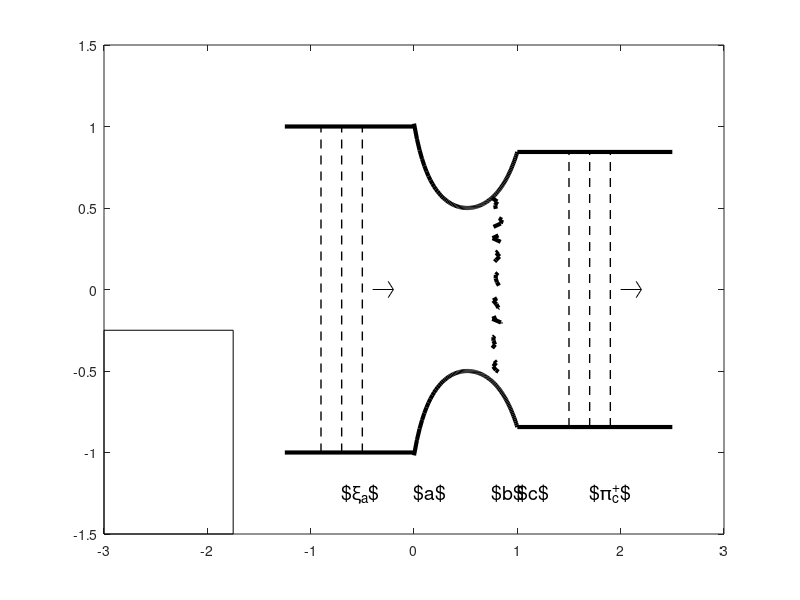

Reproduce this figure in MATLAB. (Note: this script raises an error after producing the figure.)
function[] = makeCartoon()
	close all;

	addpath('../data');

	h = figure();
	set(h, 'position', [0 0 600, 300]);
%	Generate the nozzle profile
	M_a = 0.3;
	M_b = 2.0;
	N = 101;
	delta = 0.2;
	eps = 0.1;
	gamma = 1.4;
	gm1 = gamma - 1;
	gp1 = gamma + 1;
	gm1o2 = gm1/2;
	gp1o2 = gp1/2;
	xihat = linspace(gp1o2*M_a^2/(1+gm1o2*M_a^2), gp1o2*M_b^2/(1+gm1o2*M_b^2), N);
	M = sqrt(2/gp1*xihat./(1-gm1/gp1.*xihat));
	A = (gp1o2).^(-gp1o2/gm1)*(1+gm1o2.*M.*M).^(gp1o2/gm1)./M;
	xi = sqrt(xihat);
	xi = xi - min(xi');
	xi = xi./max(xi);

%	Plot the nozzle
	plot(xi, A/2, 'k-', 'LineWidth', 3);
	hold on;
	plot(xi, -A/2, 'k-', 'LineWidth', 3);	
%	And some upstream piping
	plot([-1.25,0], [1, 1], 'k-', 'LineWidth', 3);
	plot([-1.25,0], -[1, 1], 'k-', 'LineWidth', 3);
%	And some downstream piping
	plot([xi(end), xi(end)+1.5], [A(end)/2, A(end)/2], 'k-', 'LineWidth', 3);
	plot([xi(end), xi(end)+1.5], -[A(end)/2, A(end)/2], 'k-', 'LineWidth', 3);

%	Add a shock in the downstream portion of the nozzle
	Ny = 51;
	x = xi(64)*ones(Ny,1);
	x(2:Ny-1) = x(2:Ny-1) + eps*rand(Ny-2,1);
	y = linspace(A(64)/2, -A(64)/2, Ny)';
	plot(x, y, 'k--', 'LineWidth', 3);
	
%	Plot some waves entering
	plot([-.5-0*delta, -.5-0*delta], [-1, 1], 'k--', 'LineWidth', 1);
	plot([-.5-1*delta, -.5-1*delta], [-1, 1], 'k--', 'LineWidth', 1);
	plot([-.5-2*delta, -.5-2*delta], [-1, 1], 'k--', 'LineWidth', 1);

%	Plot some waves coming out
	plot([1.5+0*delta, 1.5+0*delta], A(N)/2*[-1, 1], 'k--', 'LineWidth', 1);
	plot([1.5+1*delta, 1.5+1*delta], A(N)/2*[-1, 1], 'k--', 'LineWidth', 1);
	plot([1.5+2*delta, 1.5+2*delta], A(N)/2*[-1, 1], 'k--', 'LineWidth', 1);

%	Plot arrows indicating wave direction
	plot([-.4, -.2], [0, 0], 'k-');
	plot([-.2, -.25], [0, 0.05], 'k-');
	plot([-.2, -.25], [0, -0.05], 'k-');

%	
	plot([2, 2.2], [0, 0], 'k-');
	plot([2.2, 2.15], [0, 0.05], 'k-');
	plot([2.2, 2.15], [0, -0.05], 'k-');

%	Label the entry and exit states
	text(0, -1.25, '$a$', 'FontSize', 14)
	text(xi(64), -1.25, '$b$', 'FontSize', 14)
	text(1, -1.25, '$c$', 'FontSize', 14)

%	Label the entry and exit perturbation types
	text(-.5-delta, -1.25, '$\xi_a$', 'FontSize', 14);
	text(1.5+delta, -1.25, '$\pi_c^+$', 'FontSize', 14);

%%%%%%%%%%%%%%%%%%%%%%%%%%%%%%%%%%%%%%%%%%%%%%%%%%%%%%%%%%%%%%%%%%%%%%%%%%%%%%%%%%%%%%
%	PLOT THE FLAMELET
%%%%%%%%%%%%%%%%%%%%%%%%%%%%%%%%%%%%%%%%%%%%%%%%%%%%%%%%%%%%%%%%%%%%%%%%%%%%%%%%%%%%%%
%	Specify some parameters for the flamelet plot
	llcx = -3.00;
	llcy = -1.50;
	lboxx = 1.25;
	lboxy = 1.25;

%	Put a box around the flamelet
	plot([llcx, llcx+lboxx], [llcy, llcy], 'k-');
	plot([llcx, llcx+lboxx], [llcy+lboxy, llcy+lboxy], 'k-');
	plot([llcx+lboxx, llcx+lboxx], [llcy+lboxy, llcy], 'k-');
	plot([llcx, llcx], [llcy+lboxy, llcy], 'k-');

%	Plot the T-Z curve to represent the flamelet
	data = load('../data/lowStrain/lowStrain.CH4')';
	xnorm = data(:,1);
	ynorm = data(:,2);
	xnorm = xnorm - min(xnorm);
	ynorm = ynorm - min(ynorm);
	xnorm = xnorm./max(xnorm);
	ynorm = ynorm./max(ynorm);
	xnorm = xnorm*lboxx + llcx;
	ynorm  = ynorm*lboxy + llcy;
	plot(xnorm, ynorm);
	plot(xnorm(150), ynorm(150), 'o');

%	Formatting crap
	set(0, 'defaultTextInterpreter', 'LaTeX');

%	Label the flamelet
	text(llcx+1*lboxx/2, llcy+7*lboxy/8, '$\bar{p}_0$','FontSize', 14);
	text(llcx + lboxx/4, llcy+17*lboxy/16, '1D-Flame','FontSize', 14);
	text(llcx+3*lboxx/8, llcy-0.125, '$Z$', 'FontSize', 14);	
	text(llcx-lboxx/4, llcy+lboxy/2, '$T$', 'FontSize', 14);	
	text(llcx+7*lboxx/16, llcy+4*lboxy/8, '$\bar{Z}, \bar{T}_0$', 'FontSize', 14);

%	Add a second plot
	llcx2 = -3.;
	llcy2 =  0.25;
	lboxx2 = 1.25;
	lboxy2 = 1.25;
	
%	Put a box around the flamelet
	plot([llcx2, llcx2+lboxx2], [llcy2, llcy2], 'k-');
	plot([llcx2, llcx2+lboxx2], [llcy2+lboxy2, llcy2+lboxy2], 'k-');
	plot([llcx2+lboxx2, llcx2+lboxx2], [llcy2+lboxy2, llcy2], 'k-');
	plot([llcx2, llcx2], [llcy2+lboxy2, llcy2], 'k-');

%	Add a veritcal and horizontal line for overdoing it
	plot([llcx, llcx+lboxx], [ynorm(150), ynorm(150)], 'r:');
	plot([xnorm(150), xnorm(150)], [llcy, llcy+lboxy], 'r:');

%	Label the flamelet
	text(llcx2+3*lboxx2/8, llcy2+7*lboxy2/8, '$\bar{p}_0, \bar{T}_0$','FontSize', 14);
	text(llcx2+lboxx2/16, llcy2+17*lboxy2/16, 'Noble Gas-Air','FontSize', 14);
	text(llcx2+3*lboxx2/8, llcy2-0.125, '$Z$', 'FontSize', 14);	
	text(llcx2-lboxx2/4, llcy2+lboxy2/2, '$Y_{air}$', 'FontSize', 14);	
	text(llcx2+lboxx2, llcy2+lboxy2/2, '$Y_{noble}$', 'FontSize', 14);	
	text(llcx2+7*lboxx2/16, llcy2+2*lboxy2/8, '$\bar{Z}$', 'FontSize', 14);

%%%%%%%%%%%%%%%%%%%%%%%%%%%%%%%%%%%%%%%%%%%%%%%%%%%%%%%%%%%%%%%%%%%%%%%%%%%%%%%%%%%%%%
%	PLOT THE INERT-AIR MIXTURE
%%%%%%%%%%%%%%%%%%%%%%%%%%%%%%%%%%%%%%%%%%%%%%%%%%%%%%%%%%%%%%%%%%%%%%%%%%%%%%%%%%%%%%
%	plot the mixing lines
	plot([llcx2, llcx2+lboxx2], [llcy2, llcy2+lboxy2], 'b-');
	plot([llcx2, llcx2+lboxx2], [llcy2+lboxy2, llcy2], 'm-');
	plot([llcx2+3*lboxx2/8], llcy2+3*lboxy2/8, 'ro');
	plot([llcx2+3*lboxx2/8], llcy2+5*lboxy2/8, 'ro');
	plot([llcx2+3*lboxx2/8, llcx2+3*lboxx2/8], [llcy2, llcy2 + lboxy2], 'r:');
	plot([llcx, llcx2+3*lboxx2/8], [llcy2 + 3*lboxy2/8, llcy2 + 3*lboxy2/8], 'r:');
	plot([llcx + lboxx2,llcx2+3*lboxx2/8], [llcy2 + 5*lboxy2/8, llcy2 + 5*lboxy2/8], 'r:');


%	Add a third plot to show where the mean state comes from
	llcxi = -1.25;
	llcyi =  -0.125;
	lboxxi = .25;
	lboxyi = .25;
	
%	Put a box around the flamelet
	plot([llcxi, llcxi+lboxxi], [llcyi, llcyi], 'k-');
	plot([llcxi, llcxi+lboxxi], [llcyi+lboxyi, llcyi+lboxyi], 'k-');
	plot([llcxi+lboxxi, llcxi+lboxxi], [llcyi+lboxyi, llcyi], 'k-');
	plot([llcxi, llcxi], [llcyi+lboxyi, llcyi], 'k-');

	plot([llcxi+lboxxi/2, llcx + lboxx], [llcyi+lboxyi/2, llcy+0*lboxy/2], 'k:');
	plot([llcxi+lboxxi/2, llcx + lboxx], [llcyi+lboxyi/2, llcy+lboxy], 'k:');

	plot([llcxi+lboxxi/2, llcx2 + lboxx2], [llcyi+lboxyi/2, llcy2+0*lboxy2/2], 'k:');
	plot([llcxi+lboxxi/2, llcx2 + lboxx2], [llcyi+lboxyi/2, llcy2+lboxy2], 'k:');

%	Formatting
	axis equal;
	axis([-3,3, -1.5, 1.5])
	axis off;

	print -depsc NozzleCartoon.eps
end
